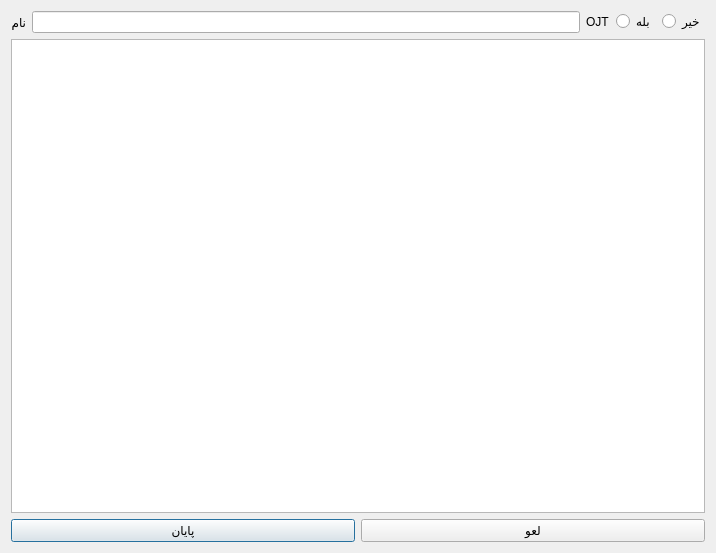
<?xml version="1.0" encoding="UTF-8"?>
<ui version="4.0">
 <class>Dialog</class>
 <widget class="QDialog" name="Dialog">
  <property name="geometry">
   <rect>
    <x>0</x>
    <y>0</y>
    <width>716</width>
    <height>553</height>
   </rect>
  </property>
  <property name="minimumSize">
   <size>
    <width>716</width>
    <height>553</height>
   </size>
  </property>
  <property name="maximumSize">
   <size>
    <width>716</width>
    <height>553</height>
   </size>
  </property>
  <property name="windowTitle">
   <string>Section</string>
  </property>
  <layout class="QVBoxLayout" name="verticalLayout">
   <item>
    <layout class="QGridLayout" name="gridLayout">
     <property name="sizeConstraint">
      <enum>QLayout::SetMinimumSize</enum>
     </property>
     <item row="1" column="1">
      <widget class="QLineEdit" name="lineEditName"/>
     </item>
     <item row="1" column="0">
      <widget class="QLabel" name="lblName">
       <property name="text">
        <string>نام</string>
       </property>
      </widget>
     </item>
     <item row="1" column="2">
      <widget class="QLabel" name="lblOJT">
       <property name="text">
        <string>OJT</string>
       </property>
      </widget>
     </item>
     <item row="1" column="3">
      <widget class="QRadioButton" name="radioYes">
       <property name="text">
        <string>بله</string>
       </property>
      </widget>
     </item>
     <item row="1" column="4">
      <widget class="QRadioButton" name="radioNo">
       <property name="text">
        <string>خیر</string>
       </property>
      </widget>
     </item>
    </layout>
   </item>
   <item>
    <widget class="QTreeView" name="treeSubjects"/>
   </item>
   <item>
    <layout class="QHBoxLayout" name="horizontalLayout">
     <item>
      <widget class="QPushButton" name="btnFinish">
       <property name="text">
        <string>پایان</string>
       </property>
      </widget>
     </item>
     <item>
      <widget class="QPushButton" name="btnCancel">
       <property name="text">
        <string>لعو</string>
       </property>
      </widget>
     </item>
    </layout>
   </item>
  </layout>
 </widget>
 <resources/>
 <connections/>
</ui>
